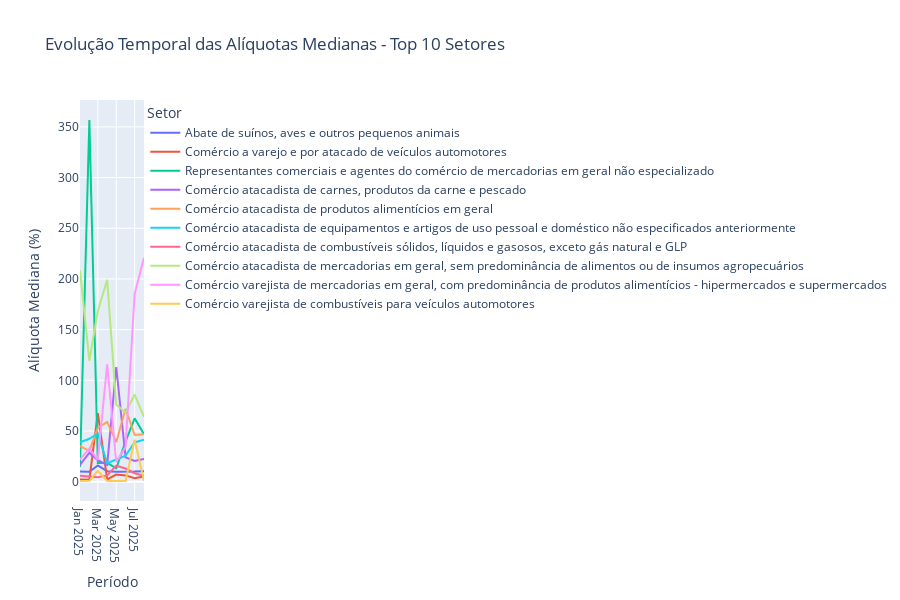
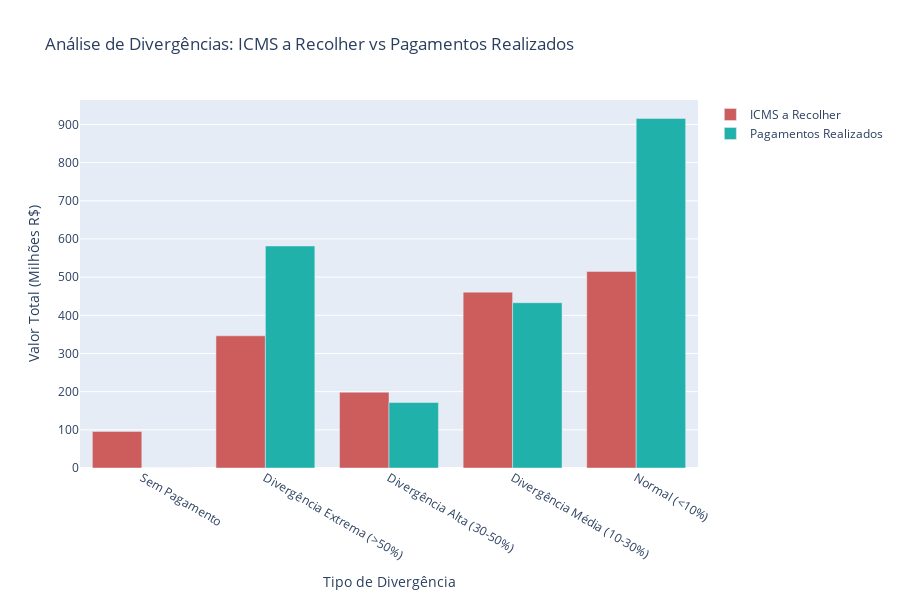
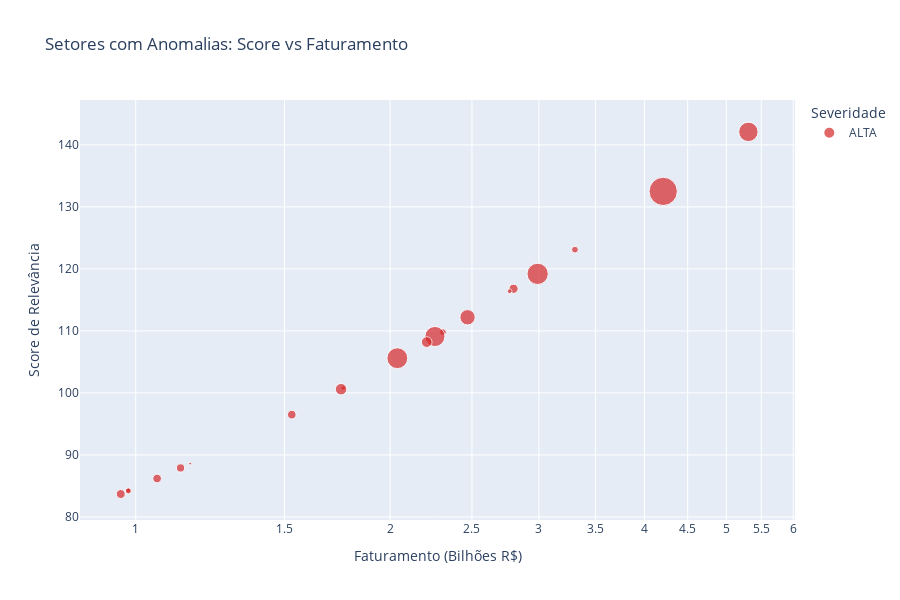

Notebook code cell kept with these figures, in order:
### Code cell
# =============================================================================
# PARTE 3: VISUALIZAÇÕES AVANÇADAS
# =============================================================================
print("\n" + "=" * 80)
print("PARTE 3: VISUALIZAÇÕES AVANÇADAS")
print("=" * 80)

# 3.1. Evolução Temporal por Setor (Top 10)
print("\n📈 3.1. EVOLUÇÃO TEMPORAL DOS TOP 10 SETORES")
print("-" * 80)

evolucao_top_setores = spark.sql("""
WITH top_setores AS (
    SELECT cnae_classe
    FROM niat.argos_evolucao_temporal_setor
    ORDER BY faturamento_acumulado_8m DESC
    LIMIT 10
)
SELECT 
    b.nu_per_ref,
    b.cnae_classe,
    b.desc_cnae_classe,
    ROUND(b.aliq_efetiva_mediana * 100, 2) AS aliq_mediana_pct,
    ROUND(b.faturamento_total / 1e6, 2) AS faturamento_milhoes
FROM niat.argos_benchmark_setorial b
INNER JOIN top_setores ts ON b.cnae_classe = ts.cnae_classe
ORDER BY b.cnae_classe, b.nu_per_ref
""").toPandas()

# Converter período para datetime
evolucao_top_setores['periodo_dt'] = pd.to_datetime(evolucao_top_setores['nu_per_ref'], format='%Y%m')

# Converter Decimal para float
evolucao_top_setores['aliq_mediana_pct'] = evolucao_top_setores['aliq_mediana_pct'].astype(float)
evolucao_top_setores['faturamento_milhoes'] = evolucao_top_setores['faturamento_milhoes'].astype(float)

# Gráfico interativo com Plotly
fig = px.line(evolucao_top_setores, 
              x='periodo_dt', 
              y='aliq_mediana_pct',
              color='desc_cnae_classe',
              title='Evolução Temporal das Alíquotas Medianas - Top 10 Setores',
              labels={'periodo_dt': 'Período', 
                     'aliq_mediana_pct': 'Alíquota Mediana (%)',
                     'desc_cnae_classe': 'Setor'},
              hover_data=['faturamento_milhoes'])
fig.update_layout(height=600, hovermode='x unified')
fig.show()

# 3.2. Mapa de Calor: Alíquotas por CNAE e Período
print("\n🔥 3.2. MAPA DE CALOR: ALÍQUOTAS POR CNAE")
print("-" * 80)

heatmap_data = spark.sql("""
SELECT 
    cnae_classe,
    desc_cnae_classe,
    nu_per_ref,
    ROUND(aliq_efetiva_mediana * 100, 2) AS aliq_mediana_pct
FROM niat.argos_benchmark_setorial
WHERE cnae_classe IN (
    SELECT cnae_classe 
    FROM niat.argos_evolucao_temporal_setor 
    ORDER BY faturamento_acumulado_8m DESC 
    LIMIT 15
)
ORDER BY cnae_classe, nu_per_ref
""").toPandas()

# Pivotar dados para matriz
heatmap_pivot = heatmap_data.pivot(index='desc_cnae_classe', columns='nu_per_ref', values='aliq_mediana_pct')

# Converter Decimal para float
heatmap_pivot = heatmap_pivot.astype(float)

plt.figure(figsize=(16, 10))
sns.heatmap(heatmap_pivot, annot=True, fmt='.1f', cmap='YlOrRd', linewidths=0.5, cbar_kws={'label': 'Alíquota Mediana (%)'})
plt.title('Mapa de Calor: Alíquotas Medianas por Setor e Período', fontsize=16, fontweight='bold')
plt.xlabel('Período')
plt.ylabel('Setor (CNAE)')
plt.xticks(rotation=45)
plt.tight_layout()
plt.show()

# 3.3. Distribuição de Empresas por Quartil de Alíquota
print("\n📊 3.3. DISTRIBUIÇÃO POR QUARTIL DE ALÍQUOTA")
print("-" * 80)

quartis_data = spark.sql("""
SELECT 
    CASE 
        WHEN aliq_efetiva_empresa < aliq_setor_p25 THEN 'Q1 (Abaixo P25)'
        WHEN aliq_efetiva_empresa < aliq_setor_mediana THEN 'Q2 (P25-P50)'
        WHEN aliq_efetiva_empresa < aliq_setor_p75 THEN 'Q3 (P50-P75)'
        ELSE 'Q4 (Acima P75)'
    END AS quartil,
    COUNT(*) AS qtd_empresas,
    ROUND(AVG(vl_faturamento) / 1e6, 2) AS faturamento_medio_milhoes
FROM niat.argos_empresa_vs_benchmark
WHERE nu_per_ref = (SELECT MAX(nu_per_ref) FROM niat.argos_empresa_vs_benchmark)
  AND aliq_efetiva_empresa IS NOT NULL
GROUP BY 1
ORDER BY 1
""").toPandas()

print(quartis_data.to_string(index=False))

# Converter Decimal para float
quartis_data['qtd_empresas'] = quartis_data['qtd_empresas'].astype(int)
quartis_data['faturamento_medio_milhoes'] = quartis_data['faturamento_medio_milhoes'].astype(float)

# Visualização
fig, ax = plt.subplots(figsize=(14, 7))
x = np.arange(len(quartis_data))
width = 0.35

bars1 = ax.bar(x - width/2, quartis_data['qtd_empresas'], width, label='Quantidade', color='steelblue')
ax2 = ax.twinx()
bars2 = ax2.bar(x + width/2, quartis_data['faturamento_medio_milhoes'], width, label='Fat. Médio', color='coral')

ax.set_xlabel('Quartil de Alíquota')
ax.set_ylabel('Quantidade de Empresas', color='steelblue')
ax2.set_ylabel('Faturamento Médio (Milhões R$)', color='coral')
ax.set_title('Distribuição de Empresas por Quartil de Alíquota', fontsize=16, fontweight='bold')
ax.set_xticks(x)
ax.set_xticklabels(quartis_data['quartil'])
ax.legend(loc='upper left')
ax2.legend(loc='upper right')
ax.bar_label(bars1, fmt='%d')
ax2.bar_label(bars2, fmt='%.1f')

plt.tight_layout()
plt.show()

# 3.4. Análise de Divergências ICMS vs Pagamentos
print("\n💰 3.4. ANÁLISE DE DIVERGÊNCIAS ICMS vs PAGAMENTOS")
print("-" * 80)

divergencias = spark.sql("""
SELECT 
    CASE
        WHEN icms_recolher > 100 AND valor_total_pago = 0 THEN 'Sem Pagamento'
        WHEN ABS(icms_recolher - valor_total_pago) / NULLIF(icms_recolher, 0) > 0.5 THEN 'Divergência Extrema (>50%)'
        WHEN ABS(icms_recolher - valor_total_pago) / NULLIF(icms_recolher, 0) > 0.3 THEN 'Divergência Alta (30-50%)'
        WHEN ABS(icms_recolher - valor_total_pago) / NULLIF(icms_recolher, 0) > 0.1 THEN 'Divergência Média (10-30%)'
        ELSE 'Normal (<10%)'
    END AS tipo_divergencia,
    COUNT(*) AS qtd_empresas,
    ROUND(SUM(icms_recolher) / 1e6, 2) AS icms_total_milhoes,
    ROUND(SUM(valor_total_pago) / 1e6, 2) AS pagto_total_milhoes
FROM niat.argos_empresa_vs_benchmark
WHERE nu_per_ref = (SELECT MAX(nu_per_ref) FROM niat.argos_empresa_vs_benchmark)
  AND icms_recolher IS NOT NULL
GROUP BY 1
ORDER BY 
    CASE tipo_divergencia
        WHEN 'Sem Pagamento' THEN 1
        WHEN 'Divergência Extrema (>50%)' THEN 2
        WHEN 'Divergência Alta (30-50%)' THEN 3
        WHEN 'Divergência Média (10-30%)' THEN 4
        ELSE 5
    END
""").toPandas()

print(divergencias.to_string(index=False))

# Converter Decimal para float
divergencias['icms_total_milhoes'] = divergencias['icms_total_milhoes'].astype(float)
divergencias['pagto_total_milhoes'] = divergencias['pagto_total_milhoes'].astype(float)

# Visualização com Plotly
fig = go.Figure()
fig.add_trace(go.Bar(name='ICMS a Recolher', x=divergencias['tipo_divergencia'], y=divergencias['icms_total_milhoes'], marker_color='indianred'))
fig.add_trace(go.Bar(name='Pagamentos Realizados', x=divergencias['tipo_divergencia'], y=divergencias['pagto_total_milhoes'], marker_color='lightseagreen'))
fig.update_layout(
    title='Análise de Divergências: ICMS a Recolher vs Pagamentos Realizados',
    xaxis_title='Tipo de Divergência',
    yaxis_title='Valor Total (Milhões R$)',
    barmode='group',
    height=600
)
fig.show()

# 3.5. Ranking de Setores com Anomalias
print("\n⚠️ 3.5. RANKING DE SETORES COM ANOMALIAS")
print("-" * 80)

anomalias_ranking = spark.sql("""
SELECT 
    ans.cnae_classe,
    ans.desc_cnae_classe,
    ans.tipo_anomalia,
    ans.severidade,
    ROUND(ans.score_relevancia, 1) AS score,
    ans.qtd_empresas_total,
    ROUND(ans.faturamento_total / 1e9, 2) AS faturamento_bilhoes,
    ROUND(ans.aliq_setor * 100, 2) AS aliq_setor_pct,
    ROUND(ans.aliq_mediana_economia * 100, 2) AS aliq_economia_pct
FROM niat.argos_anomalias_setoriais ans
WHERE nu_per_ref = (SELECT MAX(nu_per_ref) FROM niat.argos_anomalias_setoriais)
ORDER BY ans.score_relevancia DESC
LIMIT 20
""").toPandas()

print(anomalias_ranking.to_string(index=False))

# Converter Decimal para float
anomalias_ranking['faturamento_bilhoes'] = anomalias_ranking['faturamento_bilhoes'].astype(float)
anomalias_ranking['score'] = anomalias_ranking['score'].astype(float)
anomalias_ranking['aliq_setor_pct'] = anomalias_ranking['aliq_setor_pct'].astype(float)

# Visualização
fig = px.scatter(anomalias_ranking,
                x='faturamento_bilhoes',
                y='score',
                size='qtd_empresas_total',
                color='severidade',
                hover_name='desc_cnae_classe',
                hover_data=['tipo_anomalia', 'aliq_setor_pct'],
                title='Setores com Anomalias: Score vs Faturamento',
                labels={'faturamento_bilhoes': 'Faturamento (Bilhões R$)',
                       'score': 'Score de Relevância',
                       'severidade': 'Severidade'},
                color_discrete_map={'ALTA': '#d62728', 'MEDIA': '#ff7f0e', 'BAIXA': '#2ca02c'},
                height=600)
fig.update_xaxes(type='log')
fig.show()

### Figure 1 — Plotly figure (JSON) as saved in the notebook; plotly's stock layout.template omitted (floating-point values rounded to 4 significant figures)
{"data": [{"customdata": [[2863.0], [2643.0], [2778.0], [2697.0], [2785.0], [2573.0], [3063.0], [2774.0]], "hovertemplate": "Setor=Abate de suínos, aves e outros pequenos animais<br>Período=%{x}<br>Alíquota Mediana (%)=%{y}<br>faturamento_milhoes=%{customdata[0]}<extra></extra>", "legendgroup": "Abate de suínos, aves e outros pequenos animais", "line": {"color": "#636efa", "dash": "solid"}, "marker": {"symbol": "circle"}, "mode": "lines", "name": "Abate de suínos, aves e outros pequenos animais", "orientation": "v", "showlegend": true, "type": "scatter", "x": ["2025-01-01T00:00:00.000000000", "2025-02-01T00:00:00.000000000", "2025-03-01T00:00:00.000000000", "2025-04-01T00:00:00.000000000", "2025-05-01T00:00:00.000000000", "2025-06-01T00:00:00.000000000", "2025-07-01T00:00:00.000000000", "2025-08-01T00:00:00.000000000"], "xaxis": "x", "y": [10.06, 9.76, 16.06, 10.35, 9.83, 10.27, 9.97, 10.28], "yaxis": "y"}, {"customdata": [[3575.0], [3751.0], [4157.0], [3809.0], [3867.0], [4022.0], [4461.0], [4207.0]], "hovertemplate": "Setor=Comércio a varejo e por atacado de veículos automotores<br>Período=%{x}<br>Alíquota Mediana (%)=%{y}<br>faturamento_milhoes=%{customdata[0]}<extra></extra>", "legendgroup": "Comércio a varejo e por atacado de veículos automotores", "line": {"color": "#EF553B", "dash": "solid"}, "marker": {"symbol": "circle"}, "mode": "lines", "name": "Comércio a varejo e por atacado de veículos automotores", "orientation": "v", "showlegend": true, "type": "scatter", "x": ["2025-01-01T00:00:00.000000000", "2025-02-01T00:00:00.000000000", "2025-03-01T00:00:00.000000000", "2025-04-01T00:00:00.000000000", "2025-05-01T00:00:00.000000000", "2025-06-01T00:00:00.000000000", "2025-07-01T00:00:00.000000000", "2025-08-01T00:00:00.000000000"], "xaxis": "x", "y": [2.09, 2.01, 67.68, 2.19, 7.01, 6.19, 3.36, 5.1], "yaxis": "y"}, {"customdata": [[90.24], [80.88], [68.87], [63410.0], [76.36], [79.67], [93.37], [93.32]], "hovertemplate": "Setor=Representantes comerciais e agentes do comércio de mercadorias em geral não especializado<br>Período=%{x}<br>Alíquota Mediana (%)=%{y}<br>faturamento_milhoes=%{customdata[0]}<extra></extra>", "legendgroup": "Representantes comerciais e agentes do comércio de mercadorias em geral não especializado", "line": {"color": "#00cc96", "dash": "solid"}, "marker": {"symbol": "circle"}, "mode": "lines", "name": "Representantes comerciais e agentes do comércio de mercadorias em geral não especializado", "orientation": "v", "showlegend": true, "type": "scatter", "x": ["2025-01-01T00:00:00.000000000", "2025-02-01T00:00:00.000000000", "2025-03-01T00:00:00.000000000", "2025-04-01T00:00:00.000000000", "2025-05-01T00:00:00.000000000", "2025-06-01T00:00:00.000000000", "2025-07-01T00:00:00.000000000", "2025-08-01T00:00:00.000000000"], "xaxis": "x", "y": [14.63, 356.7, 18.48, 18.57, 13.14, 39.75, 62.53, 46.69], "yaxis": "y"}, {"customdata": [[2652.0], [2413.0], [2605.0], [2504.0], [2424.0], [2188.0], [2592.0], [2310.0]], "hovertemplate": "Setor=Comércio atacadista de carnes, produtos da carne e pescado<br>Período=%{x}<br>Alíquota Mediana (%)=%{y}<br>faturamento_milhoes=%{customdata[0]}<extra></extra>", "legendgroup": "Comércio atacadista de carnes, produtos da carne e pescado", "line": {"color": "#ab63fa", "dash": "solid"}, "marker": {"symbol": "circle"}, "mode": "lines", "name": "Comércio atacadista de carnes, produtos da carne e pescado", "orientation": "v", "showlegend": true, "type": "scatter", "x": ["2025-01-01T00:00:00.000000000", "2025-02-01T00:00:00.000000000", "2025-03-01T00:00:00.000000000", "2025-04-01T00:00:00.000000000", "2025-05-01T00:00:00.000000000", "2025-06-01T00:00:00.000000000", "2025-07-01T00:00:00.000000000", "2025-08-01T00:00:00.000000000"], "xaxis": "x", "y": [16.67, 28.65, 21.15, 16.57, 113.1, 23.98, 20.35, 22.5], "yaxis": "y"}, {"customdata": [[2260.0], [2142.0], [2307.0], [2217.0], [2134.0], [1922.0], [2318.0], [2206.0]], "hovertemplate": "Setor=Comércio atacadista de produtos alimentícios em geral<br>Período=%{x}<br>Alíquota Mediana (%)=%{y}<br>faturamento_milhoes=%{customdata[0]}<extra></extra>", "legendgroup": "Comércio atacadista de produtos alimentícios em geral", "line": {"color": "#FFA15A", "dash": "solid"}, "marker": {"symbol": "circle"}, "mode": "lines", "name": "Comércio atacadista de produtos alimentícios em geral", "orientation": "v", "showlegend": true, "type": "scatter", "x": ["2025-01-01T00:00:00.000000000", "2025-02-01T00:00:00.000000000", "2025-03-01T00:00:00.000000000", "2025-04-01T00:00:00.000000000", "2025-05-01T00:00:00.000000000", "2025-06-01T00:00:00.000000000", "2025-07-01T00:00:00.000000000", "2025-08-01T00:00:00.000000000"], "xaxis": "x", "y": [35.16, 30.49, 53.14, 58.95, 38.96, 71.9, 46.09, 46.77], "yaxis": "y"}, {"customdata": [[2416.0], [2523.0], [2330.0], [2207.0], [2400.0], [2303.0], [2614.0], [2473.0]], "hovertemplate": "Setor=Comércio atacadista de equipamentos e artigos de uso pessoal e doméstico não especificados anteriormente<br>Período=%{x}<br>Alíquota Mediana (%)=%{y}<br>faturamento_milhoes=%{customdata[0]}<extra></extra>", "legendgroup": "Comércio atacadista de equipamentos e artigos de uso pessoal e doméstico não especificados anteriormente", "line": {"color": "#19d3f3", "dash": "solid"}, "marker": {"symbol": "circle"}, "mode": "lines", "name": "Comércio atacadista de equipamentos e artigos de uso pessoal e doméstico não especificados anteriormente", "orientation": "v", "showlegend": true, "type": "scatter", "x": ["2025-01-01T00:00:00.000000000", "2025-02-01T00:00:00.000000000", "2025-03-01T00:00:00.000000000", "2025-04-01T00:00:00.000000000", "2025-05-01T00:00:00.000000000", "2025-06-01T00:00:00.000000000", "2025-07-01T00:00:00.000000000", "2025-08-01T00:00:00.000000000"], "xaxis": "x", "y": [38.94, 42.35, 47.59, 18.17, 21.92, 25.65, 38.73, 41.37], "yaxis": "y"}, {"customdata": [[3754.0], [3523.0], [3731.0], [3554.0], [3425.0], [3167.0], [3513.0], [3314.0]], "hovertemplate": "Setor=Comércio atacadista de combustíveis sólidos, líquidos e gasosos, exceto gás natural e GLP<br>Período=%{x}<br>Alíquota Mediana (%)=%{y}<br>faturamento_milhoes=%{customdata[0]}<extra></extra>", "legendgroup": "Comércio atacadista de combustíveis sólidos, líquidos e gasosos, exceto gás natural e GLP", "line": {"color": "#FF6692", "dash": "solid"}, "marker": {"symbol": "circle"}, "mode": "lines", "name": "Comércio atacadista de combustíveis sólidos, líquidos e gasosos, exceto gás natural e GLP", "orientation": "v", "showlegend": true, "type": "scatter", "x": ["2025-01-01T00:00:00.000000000", "2025-02-01T00:00:00.000000000", "2025-03-01T00:00:00.000000000", "2025-04-01T00:00:00.000000000", "2025-05-01T00:00:00.000000000", "2025-06-01T00:00:00.000000000", "2025-07-01T00:00:00.000000000", "2025-08-01T00:00:00.000000000"], "xaxis": "x", "y": [5.96, 5.47, 4.44, 6.18, 15.79, 12.96, 8.33, 5.87], "yaxis": "y"}, {"customdata": [[3360.0], [2954.0], [3329.0], [2926.0], [3068.0], [3691.0], [3346.0], [2801.0]], "hovertemplate": "Setor=Comércio atacadista de mercadorias em geral, sem predominância de alimentos ou de insumos agropecuários<br>Período=%{x}<br>Alíquota Mediana (%)=%{y}<br>faturamento_milhoes=%{customdata[0]}<extra></extra>", "legendgroup": "Comércio atacadista de mercadorias em geral, sem predominância de alimentos ou de insumos agropecuários", "line": {"color": "#B6E880", "dash": "solid"}, "marker": {"symbol": "circle"}, "mode": "lines", "name": "Comércio atacadista de mercadorias em geral, sem predominância de alimentos ou de insumos agropecuários", "orientation": "v", "showlegend": true, "type": "scatter", "x": ["2025-01-01T00:00:00.000000000", "2025-02-01T00:00:00.000000000", "2025-03-01T00:00:00.000000000", "2025-04-01T00:00:00.000000000", "2025-05-01T00:00:00.000000000", "2025-06-01T00:00:00.000000000", "2025-07-01T00:00:00.000000000", "2025-08-01T00:00:00.000000000"], "xaxis": "x", "y": [208.3, 119.3, 168.4, 199.1, 76.06, 68.09, 85.95, 64.0], "yaxis": "y"}, {"customdata": [[5342.0], [4991.0], [5344.0], [5239.0], [5207.0], [4946.0], [5131.0], [5309.0]], "hovertemplate": "Setor=Comércio varejista de mercadorias em geral, com predominância de produtos alimentícios - hipermercados e supermercados<br>Período=%{x}<br>Alíquota Mediana (%)=%{y}<br>faturamento_milhoes=%{customdata[0]}<extra></extra>", "legendgroup": "Comércio varejista de mercadorias em geral, com predominância de produtos alimentícios - hipermercados e supermercados", "line": {"color": "#FF97FF", "dash": "solid"}, "marker": {"symbol": "circle"}, "mode": "lines", "name": "Comércio varejista de mercadorias em geral, com predominância de produtos alimentícios - hipermercados e supermercados", "orientation": "v", "showlegend": true, "type": "scatter", "x": ["2025-01-01T00:00:00.000000000", "2025-02-01T00:00:00.000000000", "2025-03-01T00:00:00.000000000", "2025-04-01T00:00:00.000000000", "2025-05-01T00:00:00.000000000", "2025-06-01T00:00:00.000000000", "2025-07-01T00:00:00.000000000", "2025-08-01T00:00:00.000000000"], "xaxis": "x", "y": [21.7, 32.89, 21.5, 115.8, 19.41, 34.56, 185.2, 220.8], "yaxis": "y"}, {"customdata": [[3266.0], [3124.0], [3391.0], [3146.0], [3102.0], [2836.0], [3083.0], [2989.0]], "hovertemplate": "Setor=Comércio varejista de combustíveis para veículos automotores<br>Período=%{x}<br>Alíquota Mediana (%)=%{y}<br>faturamento_milhoes=%{customdata[0]}<extra></extra>", "legendgroup": "Comércio varejista de combustíveis para veículos automotores", "line": {"color": "#FECB52", "dash": "solid"}, "marker": {"symbol": "circle"}, "mode": "lines", "name": "Comércio varejista de combustíveis para veículos automotores", "orientation": "v", "showlegend": true, "type": "scatter", "x": ["2025-01-01T00:00:00.000000000", "2025-02-01T00:00:00.000000000", "2025-03-01T00:00:00.000000000", "2025-04-01T00:00:00.000000000", "2025-05-01T00:00:00.000000000", "2025-06-01T00:00:00.000000000", "2025-07-01T00:00:00.000000000", "2025-08-01T00:00:00.000000000"], "xaxis": "x", "y": [0.79, 0.81, 10.77, 0.72, 0.74, 0.75, 41.29, 0.8], "yaxis": "y"}], "layout": {"height": 600, "hovermode": "x unified", "legend": {"title": {"text": "Setor"}, "tracegroupgap": 0}, "title": {"text": "Evolução Temporal das Alíquotas Medianas - Top 10 Setores"}, "xaxis": {"anchor": "y", "domain": [0, 1], "title": {"text": "Período"}}, "yaxis": {"anchor": "x", "domain": [0, 1], "title": {"text": "Alíquota Mediana (%)"}}}}

### Figure 2 — Plotly figure (JSON) as saved in the notebook; plotly's stock layout.template omitted (floating-point values rounded to 4 significant figures)
{"data": [{"marker": {"color": "indianred"}, "name": "ICMS a Recolher", "type": "bar", "x": ["Sem Pagamento", "Divergência Extrema (>50%)", "Divergência Alta (30-50%)", "Divergência Média (10-30%)", "Normal (<10%)"], "y": [95.8, 346.3, 198.5, 460.7, 515.0]}, {"marker": {"color": "lightseagreen"}, "name": "Pagamentos Realizados", "type": "bar", "x": ["Sem Pagamento", "Divergência Extrema (>50%)", "Divergência Alta (30-50%)", "Divergência Média (10-30%)", "Normal (<10%)"], "y": [0.0, 581.6, 171.6, 433.0, 915.8]}], "layout": {"barmode": "group", "height": 600, "title": {"text": "Análise de Divergências: ICMS a Recolher vs Pagamentos Realizados"}, "xaxis": {"title": {"text": "Tipo de Divergência"}}, "yaxis": {"title": {"text": "Valor Total (Milhões R$)"}}}}

### Figure 3 — Plotly figure (JSON) as saved in the notebook; plotly's stock layout.template omitted (floating-point values rounded to 4 significant figures)
{"data": [{"customdata": [["ALTA_VOLATILIDADE_INTERNA", 220.8], ["ALTA_VOLATILIDADE_INTERNA", 5.1], ["ALTA_VOLATILIDADE_INTERNA", 5.87], ["ALTA_VOLATILIDADE_INTERNA", 0.8], ["ALTA_VOLATILIDADE_INTERNA", 64], ["ALTA_VOLATILIDADE_INTERNA", 10.28], ["ALTA_VOLATILIDADE_INTERNA", 41.37], ["ALTA_VOLATILIDADE_INTERNA", 22.5], ["ALTA_VOLATILIDADE_INTERNA", 31.6], ["ALTA_VOLATILIDADE_INTERNA", 46.77], ["ALTA_VOLATILIDADE_INTERNA", 16.02], ["ALTA_VOLATILIDADE_INTERNA", 9.13], ["ALTA_VOLATILIDADE_INTERNA", 109.1], ["ALTA_VOLATILIDADE_INTERNA", 109.4], ["ALTA_VOLATILIDADE_INTERNA", 29.5], ["ALTA_VOLATILIDADE_INTERNA", 13.39], ["ALTA_VOLATILIDADE_INTERNA", 9.1], ["ALTA_VOLATILIDADE_INTERNA", 21.44], ["ALTA_VOLATILIDADE_INTERNA", 124.0], ["ALTA_VOLATILIDADE_INTERNA", 17.53]], "hovertemplate": "<b>%{hovertext}</b><br><br>Severidade=ALTA<br>Faturamento (Bilhões R$)=%{x}<br>Score de Relevância=%{y}<br>qtd_empresas_total=%{marker.size}<br>tipo_anomalia=%{customdata[0]}<br>aliq_setor_pct=%{customdata[1]}<extra></extra>", "hovertext": ["Comércio varejista de mercadorias em geral, com predominância de produtos alimentícios - hipermercados e supermercados", "Comércio a varejo e por atacado de veículos automotores", "Comércio atacadista de combustíveis sólidos, líquidos e gasosos, exceto gás natural e GLP", "Comércio varejista de combustíveis para veículos automotores", "Comércio atacadista de mercadorias em geral, sem predominância de alimentos ou de insumos agropecuários", "Abate de suínos, aves e outros pequenos animais", "Comércio atacadista de equipamentos e artigos de uso pessoal e doméstico não especificados anteriormente", "Comércio atacadista de carnes, produtos da carne e pescado", "Confecção de peças do vestuário, exceto roupas íntimas", "Comércio atacadista de produtos alimentícios em geral", "Comércio de peças e acessórios para veículos automotores", "Fabricação de geradores, transformadores e motores elétricos", "Comércio atacadista especializado de outros produtos intermediários não especificados anteriormente", "Comércio atacadista de produtos químicos e petroquímicos, exceto agroquímicos", "Comércio atacadista de energia elétrica", "Comércio atacadista de instrumentos e materiais para uso médico, cirúrgico, ortopédico e odontológico", "Comércio atacadista de bebidas", "Fabricação de laticínios", "Comércio atacadista de produtos farmacêuticos para uso humano e veterinário", "Fabricação de artefatos de material plástico não especificados anteriormente"], "legendgroup": "ALTA", "marker": {"color": "#d62728", "size": [1815, 3849, 218, 2177, 403, 109, 1128, 219, 1942, 553, 2094, 104, 634, 357, 38, 325, 360, 113, 176, 384], "sizemode": "area", "sizeref": 9.623, "symbol": "circle"}, "mode": "markers", "name": "ALTA", "orientation": "v", "showlegend": true, "type": "scatter", "x": [5.31, 4.21, 3.31, 2.99, 2.8, 2.77, 2.47, 2.31, 2.26, 2.21, 2.04, 1.76, 1.75, 1.53, 1.16, 1.13, 1.06, 0.98, 0.98, 0.96], "xaxis": "x", "y": [142.1, 132.5, 123.1, 119.2, 116.8, 116.4, 112.2, 109.8, 109.1, 108.2, 105.6, 100.8, 100.6, 96.5, 88.6, 87.9, 86.2, 84.3, 84.2, 83.7], "yaxis": "y"}], "layout": {"height": 600, "legend": {"itemsizing": "constant", "title": {"text": "Severidade"}, "tracegroupgap": 0}, "title": {"text": "Setores com Anomalias: Score vs Faturamento"}, "xaxis": {"anchor": "y", "domain": [0, 1], "title": {"text": "Faturamento (Bilhões R$)"}, "type": "log"}, "yaxis": {"anchor": "x", "domain": [0, 1], "title": {"text": "Score de Relevância"}}}}
